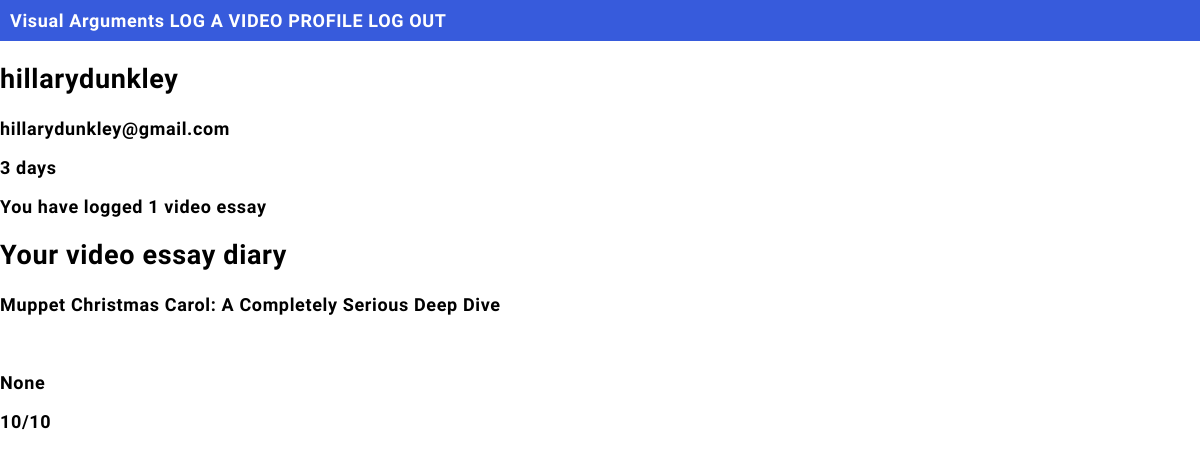
/accounts/profile/ (signed in), run on the app's committed database.
### movie_csv/models.py (models this page shows, shortened)
class Log(models.Model):
    date = models.DateField()
    essay = models.ForeignKey("VideoEssay", on_delete= models.CASCADE)
    owner = models.ForeignKey(settings.AUTH_USER_MODEL, related_name = "logs", on_delete= models.CASCADE)
    review_text = models.CharField(max_length=200)
    rating = models.IntegerField(
        validators=[MinValueValidator(0), MaxValueValidator(10)]
    )
    rewatch = models.BooleanField(default=False)

class VideoEssay(models.Model):
    youtube_url = models.CharField(max_length=255, null=True, blank=True)
    youtube_id = models.CharField(max_length=32 , unique = True, null=True, blank = True)
    title = models.CharField(max_length=255)
    thumbnail = models.URLField(null=True, blank = True)
    views = models.IntegerField(null=True, blank = True)
    likes = models.IntegerField(null=True, blank = True)
    channel_name = models.CharField(max_length=255, null=True, blank = True)
    channel_url = models.URLField(null=True, blank = True)
    subscribers = models.IntegerField(null=True, blank = True)
    created_at = models.DateTimeField(auto_now_add=True)
    owner = models.ForeignKey(
        "auth.User", related_name = "VideoEssays", on_delete = models.CASCADE
    )
    class Meta:
        ordering = ("created_at",)

### users/views.py (the view)
# urls.py: path('accounts/profile/', user_views.profile, name = 'profile'),
@login_required
def profile(request):
    loggedin_user = request.user
    user_logs = Log.objects.filter(owner=loggedin_user)
    most_recent_log = user_logs.latest("date")
    top_rated = user_logs.filter(rating__range=[8,10])
    time_since_creation = (datetime.now(timezone.utc) - loggedin_user.date_joined).days
    if request.method == 'POST':
        u_form = UserUpdateForm(request.POST, instance=request.user)
        if u_form.is_valid():
            u_form.save()
            messages.success(request, f'Your account has been updated!')
            return redirect('users/profile.html') # Redirect back to profile page
    else:
        u_form = UserUpdateForm(instance=request.user)
    print("most recent log: ")
    print(most_recent_log.essay.title)
    print(f"top rated logs {top_rated.first().essay.title}")
    context = {
        'u_form': u_form,
        'user_logs': user_logs,
        'user': loggedin_user,
        'time_since_creation': time_since_creation,
        'most_recent': most_recent_log,
        'top_rated': top_rated
    }
    return render(request, 'users/profile.html', context)

### users/templates/users/profile.html (shortened to what this page needs)
{% extends "movie_csv/master.html" %} {% load crispy_forms_tags %} {% block content %}
<div class="content-section">
  <div class="media">
    <div class="media-body">
      <h2 class="account-heading">{{ user.username }}</h2>
      <p class="text-secondary">{{ user.email }}</p>
      {% if time_since_creation > 1%}
        <p>{{time_since_creation}} days</p>
      {% else %}
      <p>{{time_since_creation}} day</p>
      {% endif %}
      {% if user_logs.count > 1 %}
      <p>You have logged {{user_logs.count}} video essays</p>
      {% else %}
      <p>You have logged {{user_logs.count}} video essay</p>
      {% endif %}
    </div>
  </div>
  <div>
    <h2>Your video essay diary</h2>
    {% if user_logs%}
    <ul>
        {% for x in user_logs %}
        <div>
            <p>{{x.essay.title}}</p>
            <p>{{x.essay.channel_name}}</p>
            <p>{{x.rating}}/10</p>
        </div>
      {% endfor %}
    </ul>
    {% else %}
    <p>No logs yet!</p>
    {% endif %}
</div>
{% endblock content %}

### movie_csv/static/css/mystyles.css (style rules this page uses)
body { margin:0; font: 600 18px 'Source Sans Pro', sans-serif; letter-spacing: 0.64px; color: black; }
ul { list-style-type: none; padding: 0; margin: 0; }

### data on the page
Log: essay "Muppet Christmas Carol: A Completely Serious Deep Dive", essay.channel_name "None", rating "10"

### other printed values
{{ user.username }} "hillarydunkley"
{{ user.email }} "hillarydunkley@gmail.com"
{{ user_logs.count }} "1"
